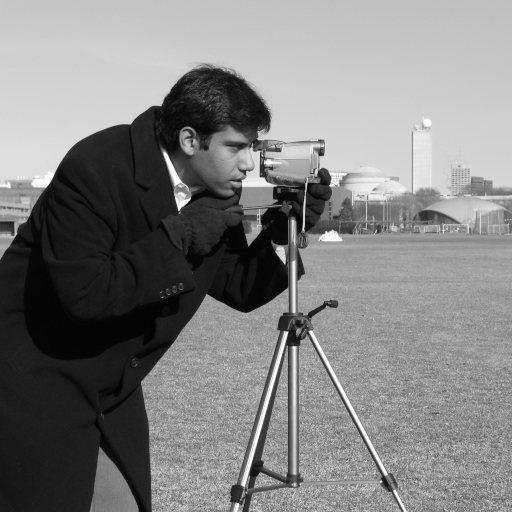
#> input picture A2/Q1,4/q1.png, 512 x 512 px
$ python -i experiments.py   (imports and definitions only)
#> lines starting #> are read from the running program, lines starting #| are printed output that depends on the picture; after the words box and inside, x2 and y2 are one past the last pixel; in counts of white or black regions, pixels touching at a corner belong together
import time

import matplotlib.pyplot as plt
import numpy as np
from matplotlib.patches import Rectangle
from scipy.special import sici  # sine integral, only to draw the predicted profile

from common.freq import centred_spectrum, distance_grid, filter_image, pad_image, padded_size
from common.io_utils import load_gray
from common.metrics import label_components, psnr
from common.paths import input_path, results_dir
from common.plotting import FIGSIZE, image_grid, panel_grid, save_figure, write_table
from problem_2.filters import (apply_filter, make_filter, matched_gaussian_d0, radial_slice,
                               slice_kernel)

# synthetic step image for 2.2
STEP_SIZE = 512
STEP_SIDE = 256
STEP_INSIDE = 200.0
STEP_OUTSIDE = 50.0
PROFILE_ROW = 255
LEFT_EDGE = 127.5
RIGHT_EDGE = 383.5
RINGING_RADII = [10, 20, 40, 80]
BUTTERWORTH_RADIUS = 40
BUTTERWORTH_ORDERS = [1, 2, 3, 5, 10, 20]

POWER_TARGETS = [90.0, 95.0, 99.0, 99.5]
GRID_ORDER = 2
EQUIVALENCE_RADII = [10, 40, 160]

NOISE_SIGMA = 20.0
NOISE_SEED = 2026
SWEEP_RADII = np.arange(5, 151)
EXTENDED_RADII = np.arange(155, 401, 5)
SWEEP_ORDER = 2

TEXT_RADII = np.arange(20, 201, 10)
TEXT_JOIN = 0.9
TEXT_MERGE = 0.1
HIGHPASS_RADIUS = 50
HIGHPASS_ORDER = 4
HFE_K1 = 0.5
HFE_K2 = 0.75

SI_PI = sici(np.pi)[0]
PREDICTED_OVERSHOOT = 100 * (SI_PI / np.pi - 0.5)

# regions of the characters pattern used for the ringing insets, (rows, cols)
INSETS = [("large square", slice(45, 185), slice(500, 660)),
          ("vertical bars", slice(380, 560), slice(30, 200))]


# [5 lines left out: function step_image, not called in this run]


def overshoot(profile):
    return 100 * (profile.max() - STEP_INSIDE) / (STEP_INSIDE - STEP_OUTSIDE)


# [107 lines left out: functions first_peak, filter_row, isolated_edge, predicted_row, transfer_functions, cutoff_semantics and 1 more, not called in this run]


def power_radii(image):
    radius, alpha, _, _ = power_curve(image)
    return [float(radius[np.searchsorted(alpha, target / 100.0)]) for target in POWER_TARGETS]


# [305 lines left out: functions power_retention, inverse_design, ringing_ideal, butterworth_orders, filter_grid, gaussian_equivalence and 1 more, not called in this run]


def dilate(mask, radius=1, outside=False):
    """binary dilation with a (2 radius + 1) square, by or-ing shifted copies."""
    size = 2 * radius + 1
    padded = np.pad(mask, radius, constant_values=outside)
    out = np.zeros_like(mask)
    for dr in range(size):
        for dc in range(size):
            out |= padded[dr:dr + mask.shape[0], dc:dc + mask.shape[1]]
    return out


def closing(mask, radius=1):
    return ~dilate(~dilate(mask, radius), radius, outside=True)


def text_regions(image):
    """text strokes, the 1-2 px gaps a 3x3 closing bridges, and background at least
    3 px from any stroke."""
    text = image < 127.5
    gaps = closing(text) & ~text
    background = ~dilate(text, 3)
    return text, gaps, background


# [116 lines left out: functions text_metrics, text_repair, ridge_cleanliness, highpass, not called in this run]


EXPERIMENTS = {
    "transfer_functions": transfer_functions,
    "cutoff_semantics": cutoff_semantics,
    "power_retention": power_retention,
    "inverse_design": inverse_design,
    "ringing_ideal": ringing_ideal,
    "butterworth_orders": butterworth_orders,
    "filter_grid": filter_grid,
    "gaussian_equivalence": gaussian_equivalence,
    "psnr_sweep": psnr_sweep,
    "text_repair": text_repair,
    "highpass": highpass,
}


# [7 lines left out: function run, not called in this run]

>>> import cv2
>>> picture = cv2.imread('../../A2/Q1,4/q1.png', cv2.IMREAD_GRAYSCALE)
#> picture is the input picture: shape (512, 512); min 0, max 255, mean 129.1
>>> result = text_regions(picture)
#> in text_regions, `text = image < 127.5`:
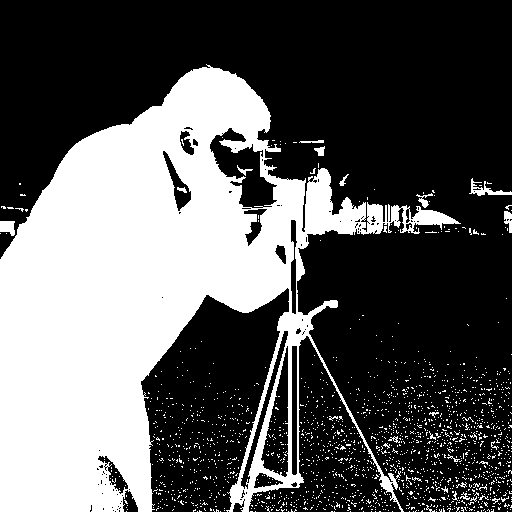
#> text: shape (512, 512) bool; 35.7% white; 1732 white regions (1710 under 20 px), largest, box (x1, y1, x2, y2) and area: (0, 64, 461, 512) 88530, (469, 178, 512, 196) 244, (0, 221, 15, 236) 175
#> in dilate, `padded = np.pad(mask, radius, constant_values=outside)`: padded: shape (514, 514) bool; 35.4% white; 1732 white regions (1710 under 20 px), largest, box (x1, y1, x2, y2) and area: (1, 65, 462, 513) 88530, (470, 179, 513, 197) 244, (1, 222, 16, 237) 175
#> after the loop in dilate, `for dr in range(size):`:
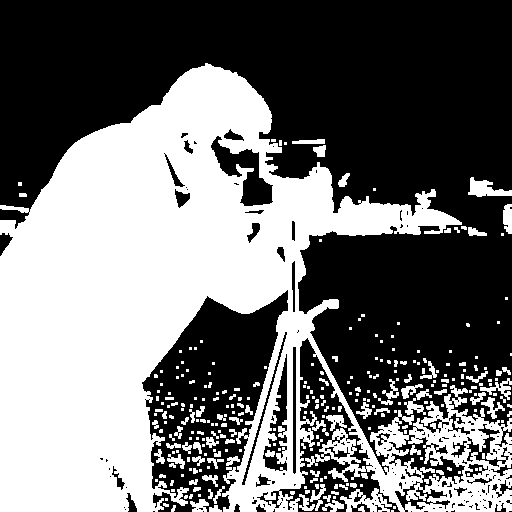
#> out: shape (512, 512) bool; 44.6% white; 289 white regions (188 under 20 px), largest, box (x1, y1, x2, y2) and area: (0, 63, 512, 512) 107905, (340, 488, 392, 512) 570, (468, 177, 512, 197) 462
#> call 2 of dilate, with radius = 1, outside = True
#> in dilate (call 2), `size = 2 * radius + 1`: size = 3
#> in dilate (call 2), `padded = np.pad(mask, radius, constant_values=outside)`:
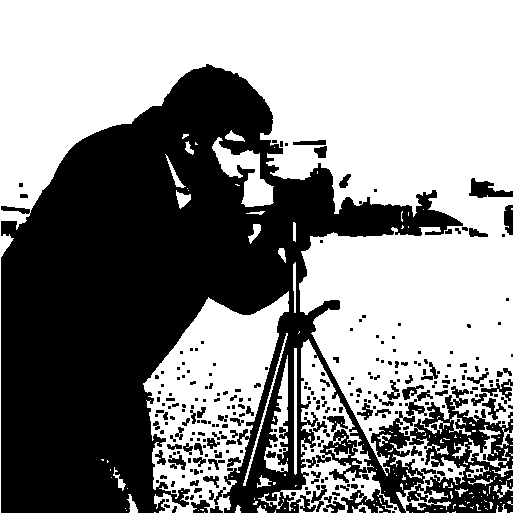
#> padded: shape (514, 514) bool; 55.8% white; 289 black regions (188 under 20 px), largest, box (x1, y1, x2, y2) and area: (1, 64, 513, 513) 107905, (341, 489, 393, 513) 570, (469, 178, 513, 198) 462
#> after the loop in dilate (call 2), `for dr in range(size):`:
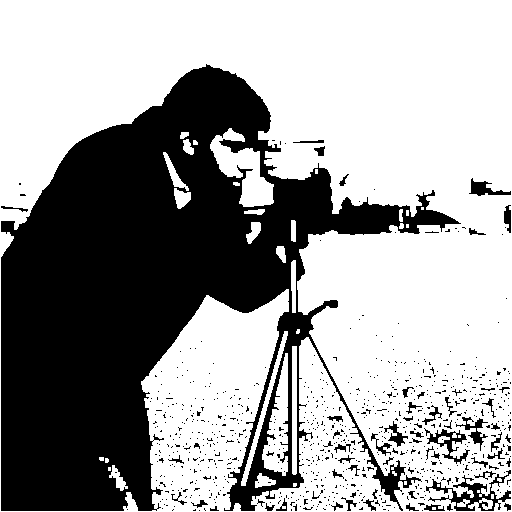
#> out: shape (512, 512) bool; 62.9% white; 787 black regions (728 under 20 px), largest, box (x1, y1, x2, y2) and area: (1, 64, 461, 511) 90744, (426, 470, 511, 511) 1003, (424, 428, 470, 464) 469
#> in text_regions, `gaps = closing(text) & ~text`:
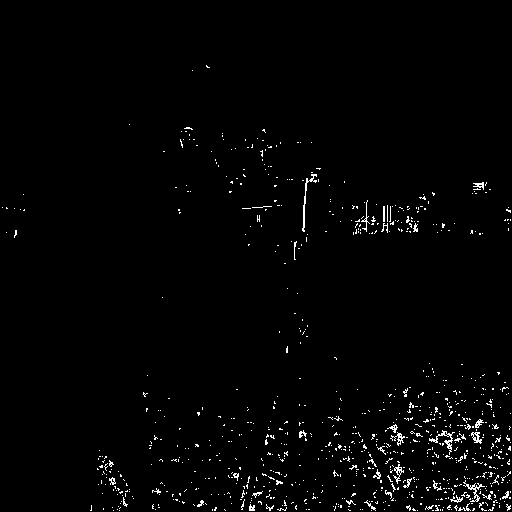
#> gaps: shape (512, 512) bool; 1.6% white in thin lines or dots, all inside (x1, y1, x2, y2) = (2, 65, 511, 511)
#> call 3 of dilate, with radius = 3, outside = False
#> in dilate (call 3), `padded = np.pad(mask, radius, constant_values=outside)`:
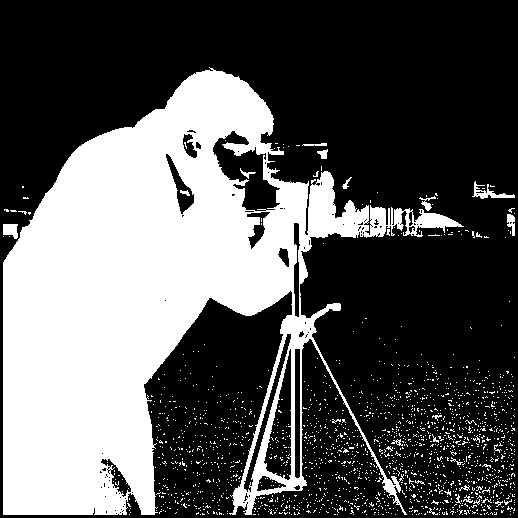
#> padded: shape (518, 518) bool; 34.9% white; 1732 white regions (1710 under 20 px), largest, box (x1, y1, x2, y2) and area: (3, 67, 464, 515) 88530, (472, 181, 515, 199) 244, (3, 224, 18, 239) 175
#> after the loop in dilate (call 3), `for dr in range(size):`:
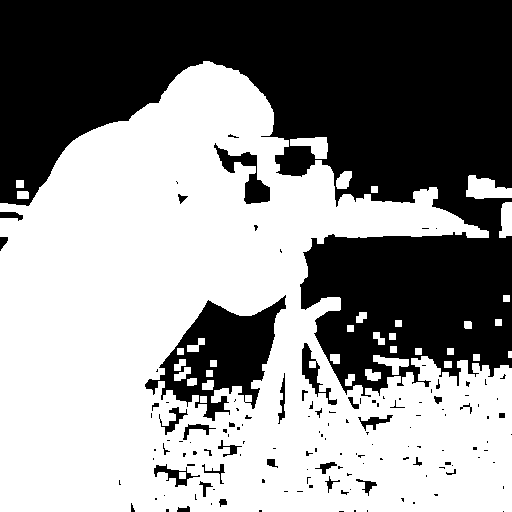
#> out: shape (512, 512) bool; 55.8% white; 139 black regions (103 under 20 px), largest, box (x1, y1, x2, y2) and area: (0, 0, 512, 397) 103415, (145, 295, 286, 421) 7743, (214, 143, 270, 204) 1091

$ run again, on A2/Q2_images/cameraman.tif
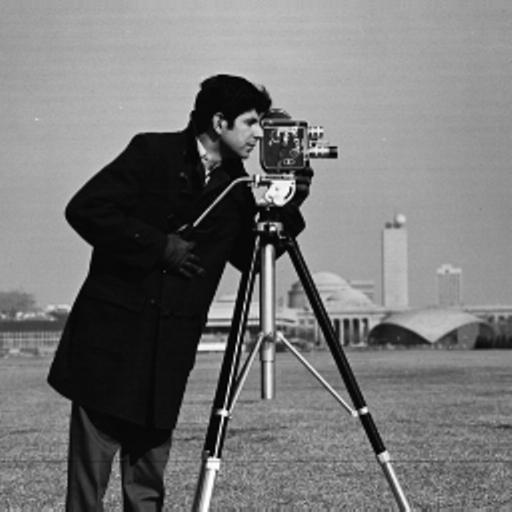
#> input picture A2/Q2_images/cameraman.tif, 512 x 512 px
#> picture is the input picture: shape (512, 512); min 0, max 255, mean 118.3
#> in text_regions, `text = image < 127.5`:
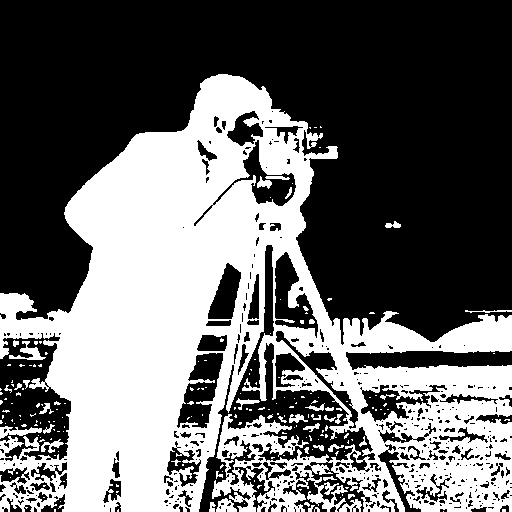
#> text: shape (512, 512) bool; 41% white; 193 white regions (155 under 20 px), largest, box (x1, y1, x2, y2) and area: (0, 74, 512, 512) 104171, (0, 426, 42, 439) 254, (9, 341, 46, 360) 253
#> padded: shape (514, 514) bool; 40.7% white; 193 white regions (155 under 20 px), largest, box (x1, y1, x2, y2) and area: (1, 75, 513, 513) 104171, (1, 427, 43, 440) 254, (10, 342, 47, 361) 253
#> padded: shape (514, 514) bool; 51.5% white; 38 black regions (15 under 20 px), largest, box (x1, y1, x2, y2) and area: (1, 74, 513, 513) 126686, (36, 403, 60, 416) 197, (303, 423, 322, 434) 128
#> mask: shape (512, 512) bool; 51.2% white; 38 black regions (15 under 20 px), largest, box (x1, y1, x2, y2) and area: (0, 73, 512, 512) 126686, (35, 402, 59, 415) 197, (302, 422, 321, 433) 128
#> gaps: shape (512, 512) bool; 2.3% white in thin lines or dots, all inside (x1, y1, x2, y2) = (1, 88, 511, 511)
#> padded: shape (518, 518) bool; 40% white; 193 white regions (155 under 20 px), largest, box (x1, y1, x2, y2) and area: (3, 77, 515, 515) 104171, (3, 429, 45, 442) 254, (12, 344, 49, 363) 253
#> after the loop in dilate (call 3), `for dr in range(size):`:
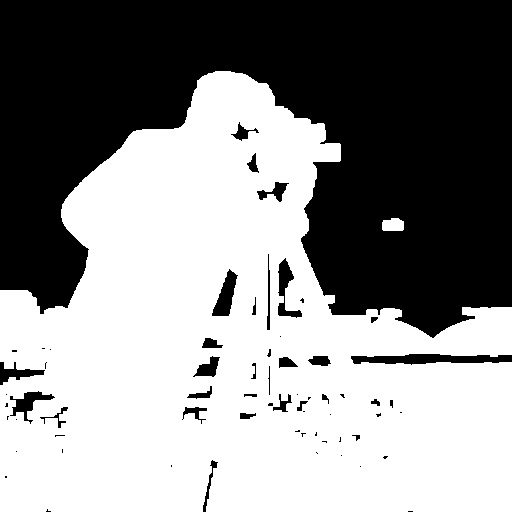
#> out: shape (512, 512) bool; 55.1% white; 65 black regions (34 under 20 px), largest, box (x1, y1, x2, y2) and area: (0, 0, 512, 338) 111775, (351, 354, 512, 365) 1206, (212, 269, 238, 316) 608
